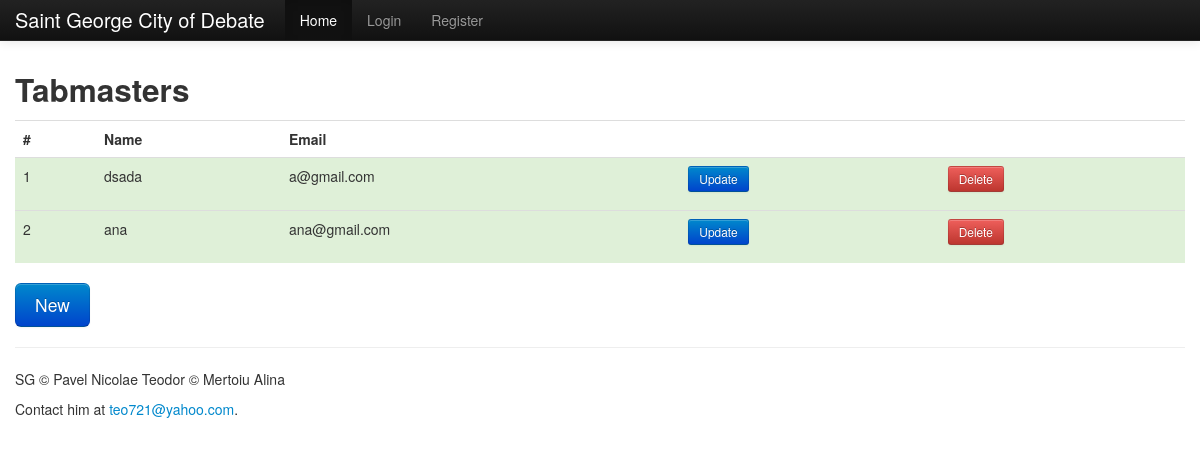
/admin, run on an earlier commit of the app's database.
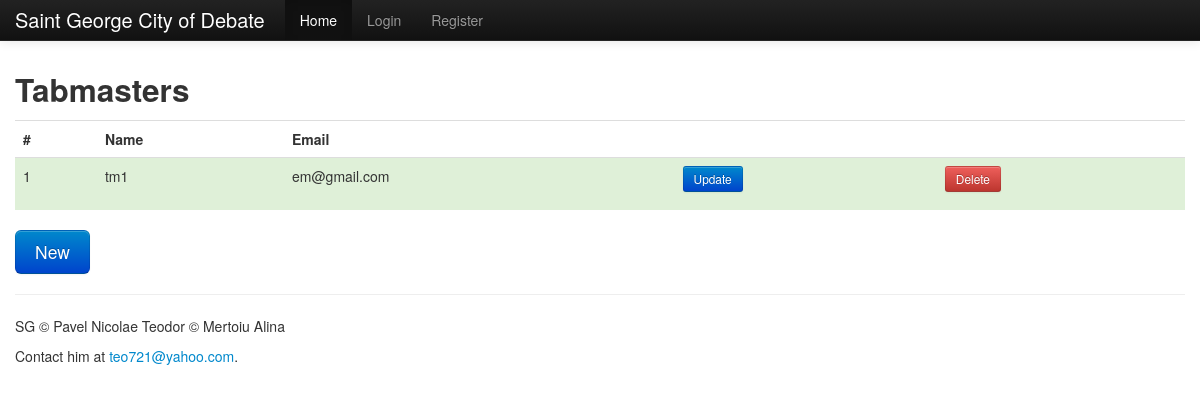
And on a later commit of the database.
### app.py (models this page shows, shortened)
class Tabmaster(db.Model):
    __tablename__="tabmasters"
    id = db.Column('tabmaster_id', db.Integer, primary_key=True)
    name = db.Column(db.String(30))
    user_id = db.Column(db.Integer, db.ForeignKey('users.user_id'))

class User(db.Model):
    __tablename__ = "users"
    id = db.Column('user_id',db.Integer , primary_key=True)
    password = db.Column('password' , db.String(250))
    email = db.Column('email',db.String(50),unique=True , index=True)
    user_type = db.Column('user_type',db.String(30))#cauta ce e index ?????!!!

### app.py (the view)
@app.route('/admin')
def admin():
    tabmasters =Tabmaster.query.all()
    _tabmasters = []
    for tabmaster in tabmasters:
        _tabmaster = {}
        _tabmaster['id'] = tabmaster.id
        _tabmaster['name'] = tabmaster.name
        user = User.query.get(tabmaster.user_id)
        _tabmaster['email'] = user.email
        _tabmasters.append(_tabmaster)
    return render_template('admin.html', tabmasters = _tabmasters)

### app.py (called while the page is built)
@app.before_request
def before_request():
    g.user = current_user

### templates/admin.html
{% extends "layout.html" %}
{% block body %}
<div id="main">
    <h2>Tabmasters</h2>
    <table class="table table-hover">
        <tr>
            <th>#
            <th>Name
            <th>Email
            <th>
            <th>
        {%- for tabmaster in tabmasters %}
        <tr class={{ "success" }}>
            <td style={{ "text-decoration:none"}}>{{ tabmaster.id }}
            <td style={{ "text-decoration:none"}}>{{ tabmaster.name }}
            <td style={{ "text-decoration:none"}}>{{ tabmaster.email }}
            <td>
                <p>
                    <a href="{{ url_for('update_tabmaster', id=tabmaster.id) }}" class="btn btn-primary btn-small">Update</a>
                </p>
            <td>
                <p>
                    <a href="{{ url_for('delete_tabmaster', id=tabmaster.id) }}" onClick = "return confirm('Are you sure?')" class="btn btn-danger btn-small">Delete</a>
                </p>
        {% endfor %}
    </table>
        <p>
            <a href="{{ url_for('create_tabmaster') }}" class="btn btn-large btn-primary">New</a>
        </p>
</div>
{% endblock %}

### templates/layout.html (shortened to what this page needs)
<!doctype html>
<link href="/static/css/bootstrap.css" rel="stylesheet">
<link href="/static/css/bootstrap-responsive.css" rel="stylesheet">
<div class="navbar navbar-inverse navbar-fixed-top">
		<div class="navbar-inner">
			<div class="container">
				<a class="brand" href='/' >Saint George City of Debate</a>
				<div class="nav-collapse collapse">
					<ul class="nav">
						{% if not g.user.is_authenticated()%}
							<li class="active"><a href="/">Home</a></li>
							<li><a href="{{ url_for('login') }}">Login</a></li>
							<li><a href="{{ url_for('register') }}">Register</a></li>
						{% endif %}
					</ul>
				</div>
			</div>
		</div>
</div>
<div id="main" class="container">
	{% block body %}{% endblock %}
	<hr>
	<footer id="footer">
				<p>SG &copy; Pavel Nicolae Teodor &copy; Mertoiu Alina </p>
				Contact him at <a href="mailto:teo721@yahoo.com">teo721@yahoo.com</a>.</p>
	</footer>
</div>

What changed in the data, as far as the page shows it:
removed Tabmaster: name "ana"
removed User: email "ana@gmail.com"
Also different on the page:
new list line: "1 Update Delete"
new list line: "tm1"
new list line: "em@gmail.com"
list line gone: "1 Update Delete"
list line gone: "dsada"
list line gone: "a@gmail.com"
list line gone: "2 Update Delete"
